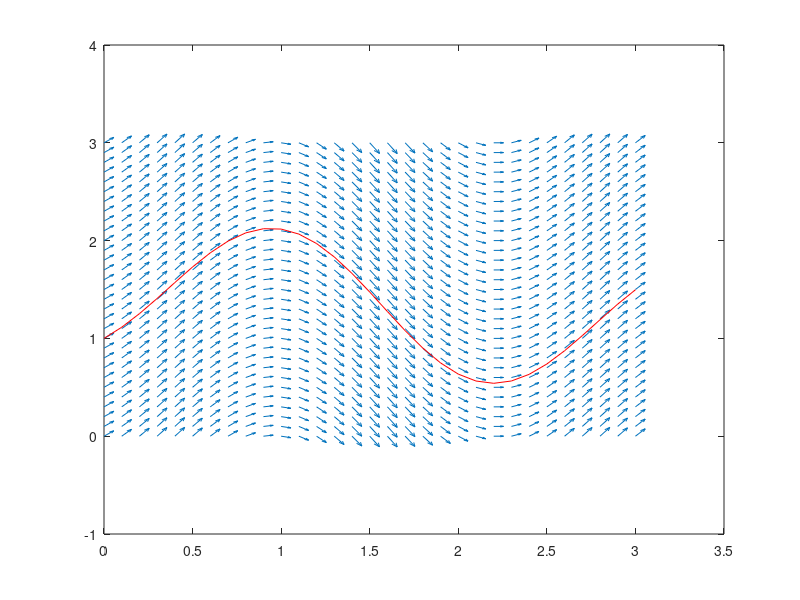

MATLAB code for this plot:
t = 0:0.1:3;
y = t;
[T,Y] = meshgrid(t,y);
yp = cos(2*T) + sin(3*T);
quiver(T,Y,ones(size(T)),yp)
hold on
solex = 1/2*sin(2*t) - 1/3*cos(3*t) + 4/3; 
plot(t,solex,'r')
